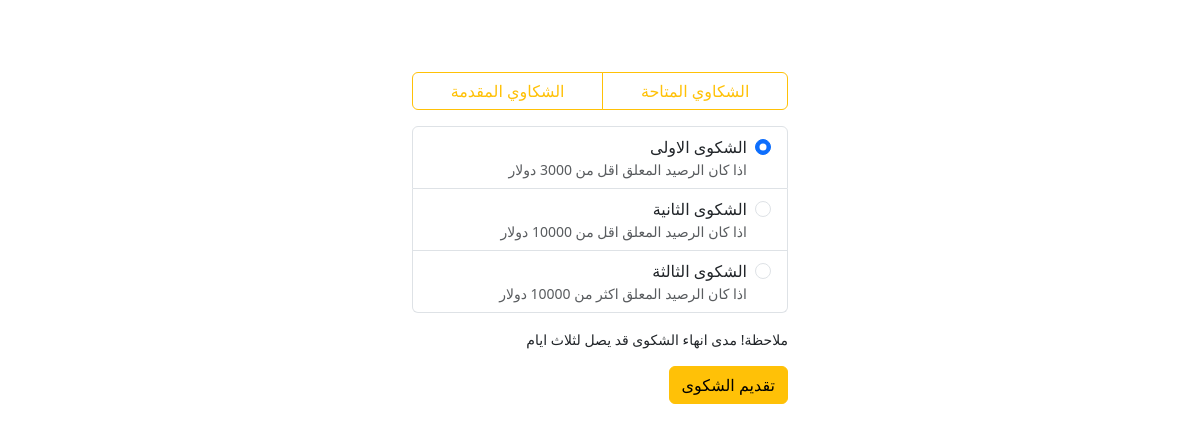
The app's page / (signed in) with its own data.
### pages/models.py (models this page shows, shortened)
class ComplaintsModel(models.Model):
    name = models.CharField(("اسم الشكوى"), max_length=50)
    desc = models.CharField(("وصف"), max_length=50)
    price = models.DecimalField(("السعر"), max_digits=6, decimal_places=2)
    days = models.IntegerField(("ايام انهاء الطلب"))
    created_date = models.DateTimeField(auto_now_add=True)

### pages/views.py (the view)
# urls.py: path('', views.index, name='index'),
def index(request):
    if not request.user.is_authenticated:
        return redirect('signin')
    complaints = ComplaintsModel.objects.all()
    return render(request, 'pages/index.html', {'complaints':complaints})

### templates/pages/index.html
{% extends "base.html" %}
{% block sheri %}
    <form action="{% url 'SubmitInfo' %}" method="get">
        <div class="list-group mb-3">
        {% for complaint in complaints %}
            <label class="list-group-item d-flex gap-2"> <input class="form-check-input flex-shrink-0" type="radio" name="id" id="listGroupRadios1" value="{{complaint.id}}" {% if forloop.counter == 1 %}checked=""{% endif %}> <span>
        {{complaint.name}}
            <small class="d-block text-body-secondary">{{complaint.desc}}</small> </span> </label>
        {% endfor %}
     </div>
     <small class="mb-3 d-block">ملاحظة! مدى انهاء الشكوى قد يصل لثلاث ايام</small>
  <button type="submit" class="btn btn-warning mb-3 d-block">تقديم الشكوى</button>
    </form>
{% endblock sheri %}

### records on screen
ComplaintsModel: name "الشكوى الاولى", desc "اذا كان الرصيد المعلق اقل من 3000 دولار"
ComplaintsModel: name "الشكوى الثانية", desc "اذا كان الرصيد المعلق اقل من 10000 دولار"
ComplaintsModel: name "الشكوى الثالثة", desc "اذا كان الرصيد المعلق اكثر من 10000 دولار"
